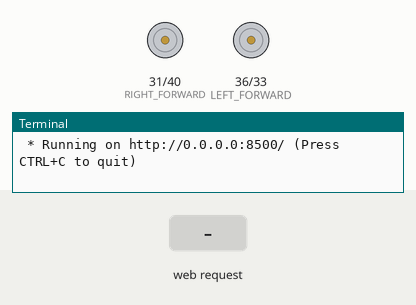
Bench run of a program on a simulated Raspberry Pi (header pin numbers). Parts: motor-driver pin pairs drawn as motors (green arrow = first pin HIGH = forward, orange = second pin HIGH = backward, longer = more drive), the last lines printed to the terminal. The test bench sets the inputs (shaded band). The clock reads 2024-03-15 10:24:30 at power-on unless the program sets it; threads take turns every 2 ms.

Above: at 1.2 s.
1.3 s: HTTP request for /forward received
At 2.3 s:
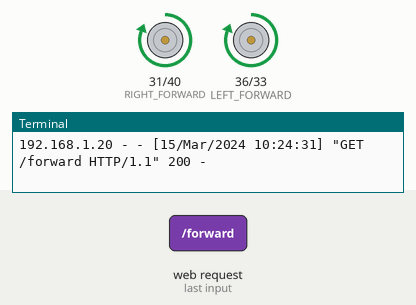
2.8 s: HTTP request for /backward received
At 3.4 s:
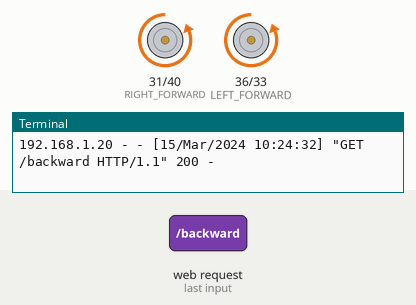
4.3 s: HTTP request for /left received
At 5.5 s:
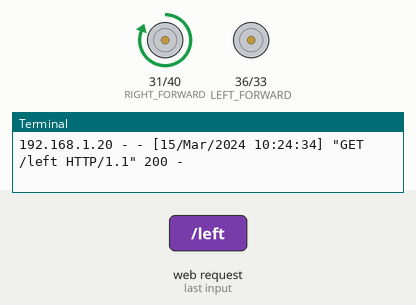
5.8 s: HTTP request for /right received
At 6.8 s:
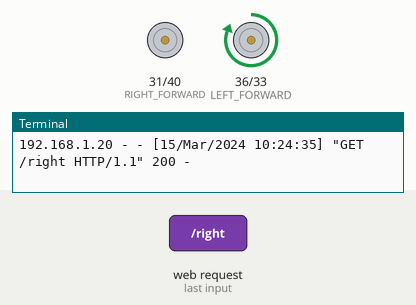
Timing chart, 0 to 8.3 s (numbered marks = the images above; inputs shaded):
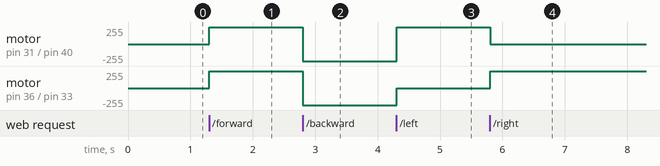

Measured:
- after the input at 1.3 s, motor on pin 31 (RIGHT_FORWARD) / pin 40 (RIGHT_BACKWARD), motor on pin 36 (LEFT_FORWARD) / pin 33 (LEFT_BACKWARD): stopped → forward 255/255 at once
- after the input at 2.8 s, motor on pin 31 (RIGHT_FORWARD) / pin 40 (RIGHT_BACKWARD), motor on pin 36 (LEFT_FORWARD) / pin 33 (LEFT_BACKWARD): forward 255/255 → backward 255/255 at once
- after the input at 4.3 s, motor on pin 31 (RIGHT_FORWARD) / pin 40 (RIGHT_BACKWARD): backward 255/255 → forward 255/255 at once; motor on pin 36 (LEFT_FORWARD) / pin 33 (LEFT_BACKWARD): backward 255/255 → stopped at once
- after the input at 5.8 s, motor on pin 31 (RIGHT_FORWARD) / pin 40 (RIGHT_BACKWARD): forward 255/255 → stopped at once; motor on pin 36 (LEFT_FORWARD) / pin 33 (LEFT_BACKWARD): stopped → forward 255/255 at once

The program:

robot_web_control.py
```python
from flask import Flask, render_template, Response
import robot_config as robot
import json
from time import sleep

# Create the Flask app
app = Flask(__name__)

# Initialize the robot
robot.setup_robot()

# Main page
@app.route('/')
def home():
    return render_template('control.html')

# Control routes
@app.route('/forward')
def forward():
    robot.start_forward()
    return "Moving Forward"

@app.route('/backward')
def backward():
    robot.start_backward()
    return "Moving Backward"

@app.route('/left')
def left():
    robot.turn_left()
    return "Turning Left"

@app.route('/right')
def right():
    robot.turn_right()
    return "Turning Right"

@app.route('/stop')
def stop():
    robot.stop()
    return "Stopped"

@app.route('/follow')
def follow():
    try:
        robot.start_follow_line()
    except:
        robot.stop()
    return "Following Line"

@app.route('/stream_logs')
def stream_logs():
    def generate():
        last_count = 0
        while True:
            if len(robot.log_messages) > last_count:
                new_logs = robot.log_messages[last_count:]
                last_count = len(robot.log_messages)
                yield f"data: {json.dumps(new_logs)}\n\n"
            sleep(0.2)

    return Response(generate(), mimetype='text/event-stream')


# Start the web server
if __name__ == '__main__':
    try:
        app.run(host='0.0.0.0',port=8500)
    except:
        robot.cleanup()
```

robot_config.py
```python
import RPi.GPIO as GPIO
from time import sleep
import threading
import logging
from datetime import datetime

# Setup logger
logger = logging.getLogger('robot_logger')
logger.setLevel(logging.INFO)
log_messages = []

# Set up GPIO pins
GPIO.setmode(GPIO.BOARD)
GPIO.setwarnings(False)

# Motor pins
LEFT_FORWARD = 36
LEFT_BACKWARD = 33
RIGHT_FORWARD = 31
RIGHT_BACKWARD = 40

# Line sensor pins
LEFT_SENSOR = 16
RIGHT_SENSOR = 32

# Threading control
movement_thread = None
stop_event = threading.Event()

def log_movement(message):
    timestamp = datetime.now().strftime("%H:%M:%S")
    log_entry = f"{timestamp} - {message}"
    log_messages.append(log_entry)
    # if len(log_messages) > 1000:  # Keep only last 50 messages
    #     log_messages.pop(0)
    logger.info(message)

# Setup all pins
def setup_robot():
    # Setup motor pins as output
    log_movement("Setup Motor")
    GPIO.setup(LEFT_FORWARD, GPIO.OUT)
    GPIO.setup(LEFT_BACKWARD, GPIO.OUT)
    GPIO.setup(RIGHT_FORWARD, GPIO.OUT)
    GPIO.setup(RIGHT_BACKWARD, GPIO.OUT)

    # Setup sensor pins as input
    GPIO.setup(LEFT_SENSOR, GPIO.IN)
    GPIO.setup(RIGHT_SENSOR, GPIO.IN)

# Basic movement functions
def continuous_forward():
    log_movement(" ^ ^ ^ - Moving forward")
    GPIO.output(LEFT_FORWARD, True)
    GPIO.output(RIGHT_FORWARD, True)
    GPIO.output(LEFT_BACKWARD, False)
    GPIO.output(RIGHT_BACKWARD, False)
    sleep(0.1)

def continuous_backward():
    log_movement(" v v v - Moving backward")
    GPIO.output(LEFT_FORWARD, False)
    GPIO.output(RIGHT_FORWARD, False)
    GPIO.output(LEFT_BACKWARD, True)
    GPIO.output(RIGHT_BACKWARD, True)
    sleep(0.1)

def turn_left():
    log_movement(" < < < - Turning left")
    GPIO.output(LEFT_FORWARD, False)
    GPIO.output(RIGHT_FORWARD, True)
    GPIO.output(LEFT_BACKWARD, False)
    GPIO.output(RIGHT_BACKWARD, False)


def turn_right():
    log_movement(" > > > - Turning right")
    GPIO.output(LEFT_FORWARD, True)
    GPIO.output(RIGHT_FORWARD, False)
    GPIO.output(LEFT_BACKWARD, False)
    GPIO.output(RIGHT_BACKWARD, False)

def stop():
    stop_event.set()
    if movement_thread and movement_thread.is_alive():
        movement_thread.join()
    log_movement(" . . . - Stopping")
    GPIO.output(LEFT_FORWARD, False)
    GPIO.output(RIGHT_FORWARD, False)
    GPIO.output(LEFT_BACKWARD, False)
    GPIO.output(RIGHT_BACKWARD, False)
    stop_event.clear()

def follow_line():
    while not stop_event.is_set():
        left_sensor = GPIO.input(LEFT_SENSOR)
        right_sensor = GPIO.input(RIGHT_SENSOR)
        if left_sensor == 1 and right_sensor == 1:
            log_movement("Both sensors on the line - Moving Forward")
            continuous_forward()
        elif left_sensor == 0 and right_sensor == 1:
            log_movement("Right sensor on the line - Turn Right")
            turn_right()
        elif left_sensor == 1 and right_sensor == 0:
            log_movement("Left sensor on the line - Turn Left")
            turn_left()
        else:
            log_movement("No sensors on the line - Stopping")
            stop()
        sleep(0.5)

# Control functions to be called from Flask
def start_forward():
    global movement_thread
    stop()  # Stop any existing movement
    stop_event.clear()
    movement_thread = threading.Thread(target=continuous_forward)
    movement_thread.start()

def start_backward():
    global movement_thread
    stop()  # Stop any existing movement
    stop_event.clear()
    movement_thread = threading.Thread(target=continuous_backward)
    movement_thread.start()

def start_follow_line():
    global movement_thread
    stop()  # Stop any existing movement
    stop_event.clear()
    movement_thread = threading.Thread(target=follow_line)
    movement_thread.start()

# Clean up GPIO
def cleanup():
    GPIO.cleanup()
```
